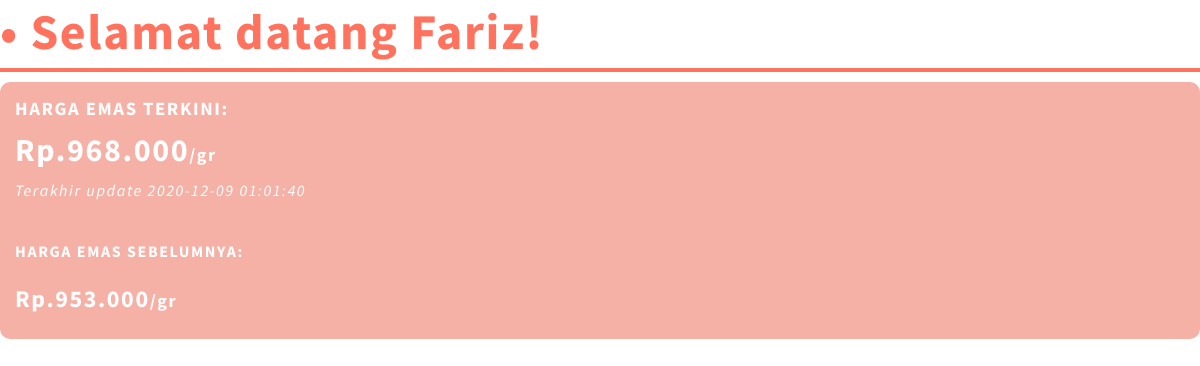
The app's page /page/beranda.php (signed in) with its own data.
### tables this page shows
CREATE TABLE `riwayat_harga` (
  `id` int(11) NOT NULL,
  `harga` int(255) NOT NULL,
  `waktu` timestamp NOT NULL DEFAULT CURRENT_TIMESTAMP ON UPDATE CURRENT_TIMESTAMP
);

### page/beranda.php (the view, shortened to what this page needs)
<?php
include '../lib/koneksi.php';
?>
<link href="../css/page.css" rel="stylesheet"/>
<h1 class="page-title">• Selamat datang <?= $_SESSION['namadepan']; ?>!</h1>
<div class="widget">
<h3>HARGA EMAS TERKINI:</h3>
<?php
$data = $con->query("SELECT * from riwayat_harga ORDER BY waktu DESC limit 1")->fetch_assoc();
echo "<h1>Rp.".number_format($data['harga'], 0, '.', '.')."<font size=4>/gr</font></h1>";
echo "<i>Terakhir update ".$data['waktu']."</i>";
?>
<br/><br/>
<h4>HARGA EMAS SEBELUMNYA:</h4>
<?php
$data2 = $con->query("select * from (select * from riwayat_harga order by id desc limit 2) riwayat_harga order by id limit 1")->fetch_assoc();
echo "<h2>Rp.".number_format($data2['harga'], 0, '.', '.')."<font size=4>/gr</font></h2>";
?>
</div><br/>

### css/page.css (style rules this page uses)
.page-title { font-size:50px; padding-bottom:5px; color:#ff725e; border-bottom:4px solid #ff725e; width:0 auto; }
.widget { background: #f6b1a7; padding:15px; color:white; border-radius:10px; }
* { box-sizing: border-box; }
h1,h2,h3 { padding: 0; margin: 0; }
h1,h2,h3 { margin-bottom: 10px; }

### records on screen
riwayat_harga: harga "968.000", waktu "2020-12-09 01:01:40"
riwayat_harga: harga "953.000"

### other values on screen
$_SESSION['namadepan'] "Fariz"
